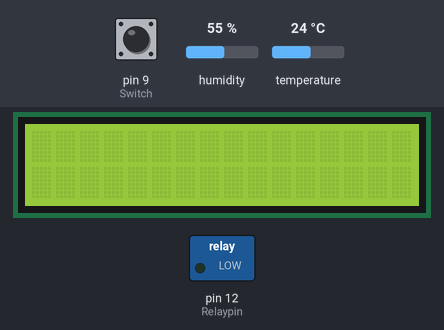
This sketch was run on a simulated Arduino Uno, built with avr-gcc and run on an emulated ATmega328P. Parts: 16×2 character LCD, switched loads named in the sketch (green lamp = pin HIGH). The test bench sets the inputs (shaded band); at power-on: pin 9 (Switch) HIGH, humidity 55 %, temperature 24 °C. What the sketch prints to the serial monitor is not drawn.

Above: at 1.2 s.
1.3 s: pin 9 (Switch) pulled LOW for 2.35 s
At 3.5 s:
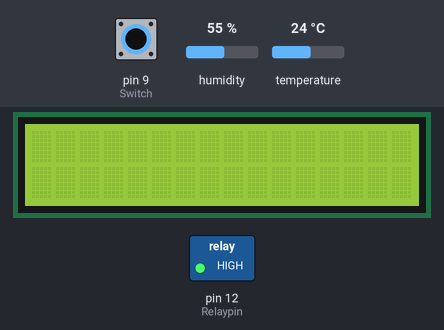
At 6.3 s:
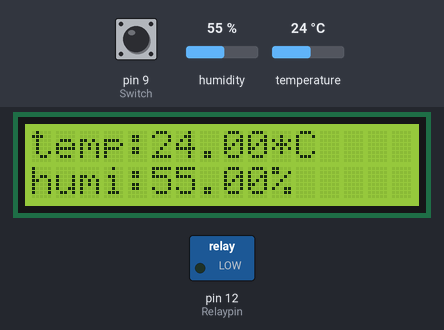
Timing chart, 0 to 7.8 s (numbered marks = the images above; inputs shaded):
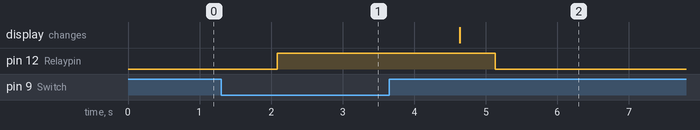

The sketch:

Relay_DHT11_LCD.ino
```cpp
//DHT센서에서 받은 값을 LCD로 표시//
int Relaypin=12;
int Switch=9;
int val=0;
int state=0;


#include <SimpleDHT.h>
#include <DHT11.h>
#include <LiquidCrystal_I2C.h>
#include <Wire.h>
LiquidCrystal_I2C lcd(0x27, 16, 2);

int pin=A0;
DHT11 dht11(pin);


void setup() {
  // put your setup code here, to run once:
  Serial.begin(115200);
  lcd.init();
  lcd.backlight();
  pinMode(Relaypin,OUTPUT);
  pinMode(Switch,INPUT_PULLUP);
}

void loop() {
  // put your main code here, to run repeatedly:
  int err;
  float temp, humi;
 val=digitalRead(Switch);


 if (val==LOW)
  {
    state=1-state;
    }
  if (state==1)
    {
      digitalWrite(Relaypin,HIGH);
      delay(1000);
      }
 if (state!=1){
  digitalWrite(Relaypin,LOW);
  delay(1000);
  }


  if(((err=dht11.read(humi,temp))==0)and(state==1))
  {
    Serial.println();
    Serial.print("temp:"+(String)temp+"*C");
    Serial.println();
    Serial.print("humi:"+(String)humi+"%");
    delay(1500);
    lcd.setCursor(0,0);
    lcd.print("temp:"+(String)temp+"*C");
    lcd.setCursor(0,1);
    lcd.print("humi:"+(String)humi+"%");
    delay(500);
    }

 if (val==LOW)
  {
    state=1-state;
    }
  if (state==1)
    {
      digitalWrite(Relaypin,HIGH);
      delay(1000);
      }
 if (state!=1){
  digitalWrite(Relaypin,LOW);
  delay(1000);
  }


}
```

Measured:
- after the input at 1.3 s, pin 12 (Relaypin): LOW → HIGH after 0.79 s, → LOW 3.0 s later
